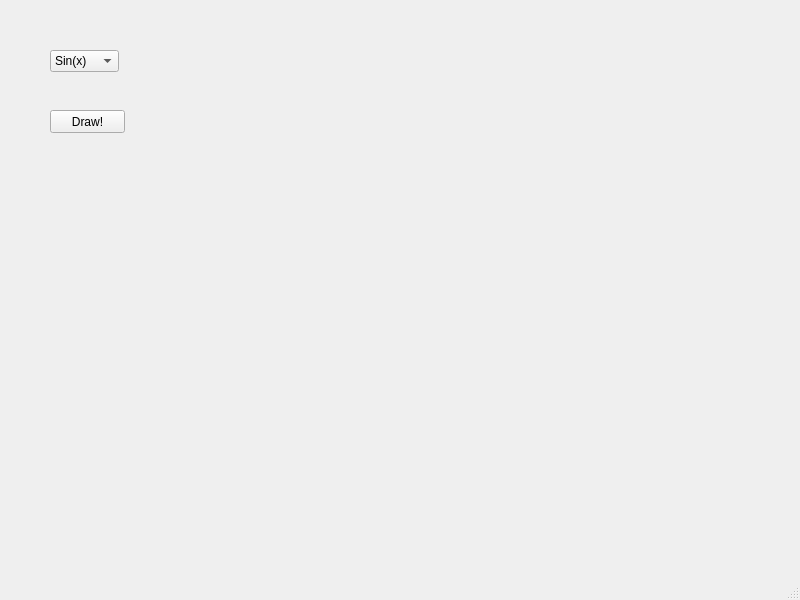
<?xml version="1.0" encoding="UTF-8"?>
<ui version="4.0">
 <class>MainWindow</class>
 <widget class="QMainWindow" name="MainWindow">
  <property name="geometry">
   <rect>
    <x>0</x>
    <y>0</y>
    <width>800</width>
    <height>600</height>
   </rect>
  </property>
  <property name="windowTitle">
   <string>MainWindow</string>
  </property>
  <widget class="QWidget" name="centralwidget">
   <widget class="MatplotlibWidget" name="matplotlibwidget">
    <property name="geometry">
     <rect>
      <x>189</x>
      <y>40</y>
      <width>511</width>
      <height>421</height>
     </rect>
    </property>
   </widget>
   <widget class="QComboBox" name="comboBox">
    <property name="geometry">
     <rect>
      <x>50</x>
      <y>50</y>
      <width>69</width>
      <height>22</height>
     </rect>
    </property>
    <item>
     <property name="text">
      <string>Sin(x)</string>
     </property>
    </item>
    <item>
     <property name="text">
      <string>Cos(x)</string>
     </property>
    </item>
   </widget>
   <widget class="QPushButton" name="pushButton">
    <property name="geometry">
     <rect>
      <x>50</x>
      <y>110</y>
      <width>75</width>
      <height>23</height>
     </rect>
    </property>
    <property name="text">
     <string>Draw!</string>
    </property>
   </widget>
  </widget>
  <widget class="QMenuBar" name="menubar">
   <property name="geometry">
    <rect>
     <x>0</x>
     <y>0</y>
     <width>800</width>
     <height>21</height>
    </rect>
   </property>
  </widget>
  <widget class="QStatusBar" name="statusbar"/>
 </widget>
 <customwidgets>
  <customwidget>
   <class>MatplotlibWidget</class>
   <extends>QWidget</extends>
   <header>matplotlibwidget</header>
  </customwidget>
 </customwidgets>
 <resources/>
 <connections>
  <connection>
   <sender>comboBox</sender>
   <signal>currentIndexChanged(int)</signal>
   <receiver>MainWindow</receiver>
   <slot>update()</slot>
   <hints>
    <hint type="sourcelabel">
     <x>102</x>
     <y>81</y>
    </hint>
    <hint type="destinationlabel">
     <x>156</x>
     <y>85</y>
    </hint>
   </hints>
  </connection>
  <connection>
   <sender>pushButton</sender>
   <signal>clicked()</signal>
   <receiver>matplotlibwidget</receiver>
   <slot>update()</slot>
   <hints>
    <hint type="sourcelabel">
     <x>90</x>
     <y>144</y>
    </hint>
    <hint type="destinationlabel">
     <x>208</x>
     <y>222</y>
    </hint>
   </hints>
  </connection>
 </connections>
</ui>
